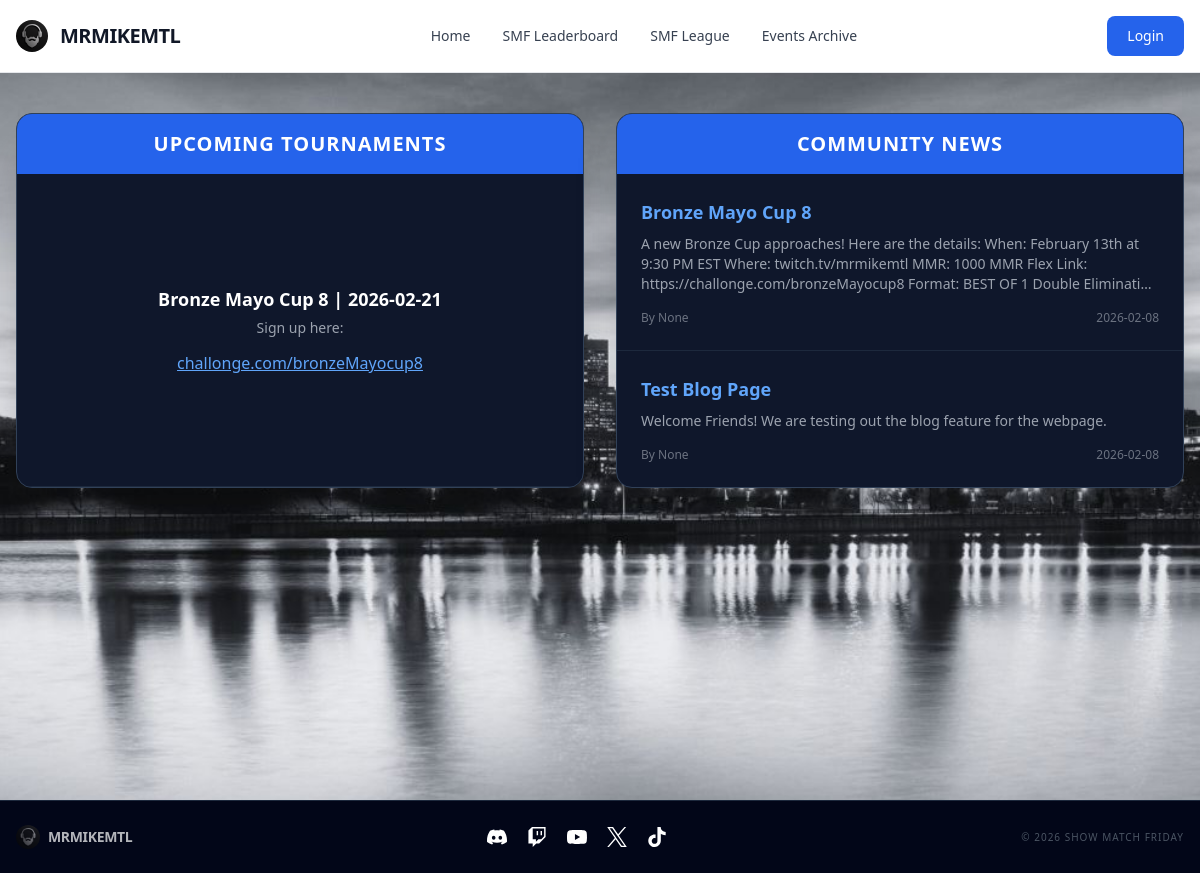
The page /index on the database as committed earlier.
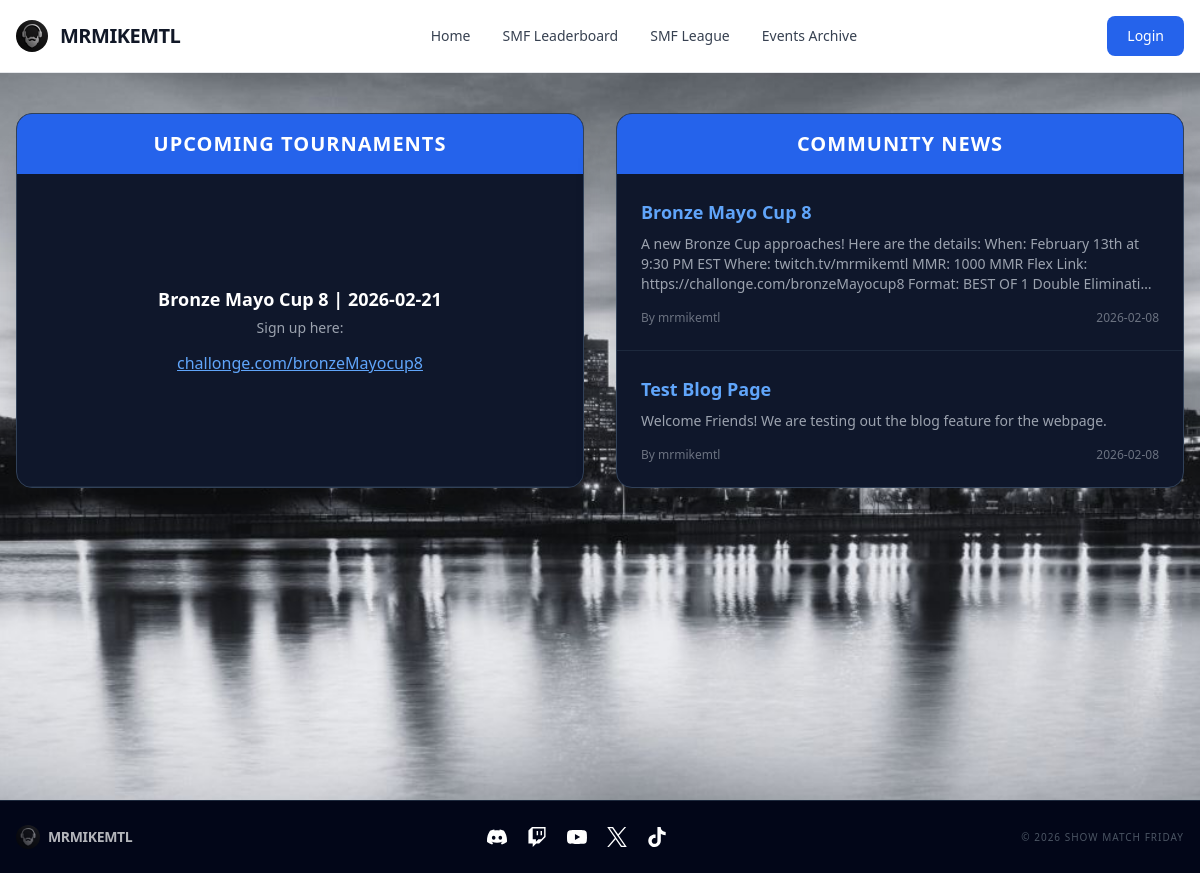
The same page on the database as committed later.
### tables this page shows
CREATE TABLE posts (id INTEGER PRIMARY KEY, title TEXT, content TEXT, author TEXT, date DATETIME DEFAULT CURRENT_TIMESTAMP);

### web/app.py (the view)
@app.route("/")
@app.route("/index")
def index():
    upcoming_tournaments = []
    try:
        with open("mrmikemtlsite/upcoming_tournaments.txt", "r") as upcoming_file:
            lines = upcoming_file.readlines()
            for i in lines:
                if i.strip() != "":
                    new_list = i.split("|")
                    tournament = []
                    string_1 = new_list[0] + "| "
                    string_2 = new_list[1]
                    string_3_list = new_list[2].split("https://")
                    string_3 = string_3_list[0]
                    string_4 = string_3_list[1] if len(string_3_list) > 1 else ""
                    tournament.extend([string_1, string_2, string_3, string_4])
                    upcoming_tournaments.append(tournament)
    except FileNotFoundError:
        pass
    while len(upcoming_tournaments) < 3:
        upcoming_tournaments.append(["", "", "", ""])
    posts = dbsession.execute(sqlalchemy.text("SELECT * FROM posts ORDER BY date DESC LIMIT 5")).all()
    return render_template("index.html", upcoming_tournaments=upcoming_tournaments, posts=posts)

### web/templates/index.html (shortened to what this page needs)
{% extends "base.html" %}
{% block content %}
<div class="flex flex-col lg:flex-row gap-8 items-stretch justify-center">
    <div class="flex-1 flex flex-col bg-slate-900 border border-slate-700 rounded-2xl shadow-2xl overflow-hidden">
        <h3 class="text-xl font-bold text-white text-center py-4 bg-blue-600 uppercase tracking-wider">
            Upcoming Tournaments
        </h3>
        <div class="flex-grow divide-y divide-slate-800">
            {% for tournament in upcoming_tournaments %}
                {% if loop.index < 4 %}
                <div class="p-6 text-center hover:bg-slate-800 transition-colors h-full flex flex-col justify-center">
                    <p class="text-white font-semibold text-lg mb-1">
                        {{ tournament[0] }}{{ tournament[1] }}
                    </p>
                    <p class="text-gray-400 text-sm mb-3 leading-relaxed">{{ tournament[2] }}</p>
                    <a href="{{ 'https://' + tournament[3] }}" class="text-blue-400 hover:text-blue-300 font-medium underline break-all">
                        {{ tournament[3] }}
                    </a>
                </div>
                {% endif %}
            {% endfor %}
        </div>
    </div>
    <div class="flex-1 flex flex-col bg-slate-900 border border-slate-700 rounded-2xl shadow-2xl overflow-hidden">
    <h3 class="text-xl font-bold text-white text-center py-4 bg-blue-600 uppercase tracking-wider">
        Community News
    </h3>
    <div class="flex-grow divide-y divide-slate-800">
        {% for post in posts %}
        <div class="p-6">
            <h4 class="text-blue-400 font-bold text-lg"><a href="/news?post={{ post.title }}">{{ post.title }}</a></h4>
            <p class="text-gray-400 text-sm mt-2 line-clamp-3">{{ post.content }}</p>
            <div class="mt-4 flex justify-between items-center text-xs text-gray-500">
                <span>By {{ post.author }}</span>
                <span>{{ post.date[:10] }}</span>
            </div>
        </div>
        {% else %}
        <div class="p-10 text-center text-gray-500 italic">No news yet.</div>
        {% endfor %}
    </div>
</div>
</div>
{% endblock %}

### web/templates/base.html (shortened to what this page needs)
<!DOCTYPE html>
<html lang="en">
<head>
    <link rel="stylesheet" href="{{url_for('static',filename='dist/output.css')}}">
</head>
<body class="bg-gray-900">
    <nav class="bg-white border-b border-gray-200 px-4 py-2.5">
        <div class="container flex flex-wrap items-center justify-between mx-auto max-w-7xl">
            <a href="/" class="flex items-center">
                <img src="../static/dist/beard_logo.jpg" class="h-8 mr-3 rounded-full">
                <span class="self-center text-xl font-bold tracking-tight text-gray-900">MRMIKEMTL</span>
            </a>
            <div class="flex md:order-2 items-center">
                {% if current_user.is_authenticated %}
                    <div class="flex items-center gap-4 mr-4">
                        <span class="text-blue-600 font-bold hidden sm:block">
                            Welcome, {{ current_user.username }}
                        </span>
                        <a href="{{ url_for('logout') }}"
                        class="text-white bg-red-600 hover:bg-red-700 font-medium rounded-lg text-sm px-5 py-2.5 transition-colors">
                            Logout
                        </a>
                    </div>
                {% else %}
                    <a href="{{ url_for('login') }}"
                    class="text-white bg-blue-600 hover:bg-blue-700 font-medium rounded-lg text-sm px-5 py-2.5">
                        Login
                    </a>
                {% endif %}
            </div>
            <div class="items-center justify-between hidden w-full md:flex md:w-auto md:order-1" id="navbar-cta">
                <ul class="flex flex-col p-4 mt-4 border border-gray-100 rounded-lg md:flex-row md:space-x-8 md:mt-0 md:text-sm md:font-medium md:border-0">
                    <li><a href="/" class="block py-2 px-3 {% if request.path == '/' %}text-blue-600 font-bold{% else %}text-gray-700 hover:text-blue-600{% endif %} md:p-0">Home</a></li>
                    <li><a href="/leaderboard" class="block py-2 px-3 {% if request.path == '/leaderboard' %}text-blue-600 font-bold{% else %}text-gray-700 hover:text-blue-600{% endif %} md:p-0">SMF Leaderboard</a></li>
                    <li><a href="/smf_league" class="block py-2 px-3 {% if request.path == '/smf_league' %}text-blue-600 font-bold{% else %}text-gray-700 hover:text-blue-600{% endif %} md:p-0">SMF League</a></li>
                    <li><a href="/events" class="block py-2 px-3 {% if request.path == '/events' %}text-blue-600 font-bold{% else %}text-gray-700 hover:text-blue-600{% endif %} md:p-0">Events Archive</a></li>
                </ul>
            </div>
        </div>
    </nav>
    <div class="bg-slate-950 bg-[url('cityscape.jpg')] bg-cover bg-fixed bg-center min-h-screen w-full flex flex-col items-center pt-10">
    <div class="w-full max-w-7xl px-4 mb-auto"> {% block content %}{% endblock %}
    </div>
    <footer class="w-full bg-slate-950 border-t border-slate-800 py-6 mt-12">
            <div class="max-w-7xl mx-auto px-4 flex flex-col md:flex-row justify-between items-center gap-4">
                <div class="flex items-center opacity-70">
                    <img src="../static/dist/beard_logo.jpg" class="h-6 mr-2 rounded-full">
                    <span class="text-sm font-bold text-white uppercase tracking-tight">MRMIKEMTL</span>
                </div>
                <div class="flex gap-5">
                    <a href="https://discord.gg/uxWJRgnDt5" class="hover:scale-110 transition-transform"><img src="../static/dist/discord.svg" class="h-5 w-5 invert"></a>
                    <a href="https://www.twitch.tv/mrmikemtl" class="hover:scale-110 transition-transform"><img src="../static/dist/twitch.svg" class="h-5 w-5 invert"></a>
                    <a href="https://www.youtube.com/@mrmikemtl" class="hover:scale-110 transition-transform"><img src="../static/dist/youtube.svg" class="h-5 w-5 invert"></a>
                    <a href="https://x.com/mrmikeMTL" class="hover:scale-110 transition-transform"><img src="../static/dist/x.svg" class="h-5 w-5 invert"></a>
                    <a href="https://www.tiktok.com/@showmatchfriday" class="hover:scale-110 transition-transform"><img src="../static/dist/tiktok.svg" class="h-5 w-5 invert"></a>
                </div>
                <p class="text-gray-600 text-[10px] uppercase tracking-widest">© 2026 Show Match Friday</p>
            </div>
        </footer>
    </div>
</body>
</html>

Rows that differ between the two databases and show on the page:
changed posts "Bronze Mayo Cup 8": author "None" → "mrmikemtl"
changed posts "Test Blog Page": author "None" → "mrmikemtl"
